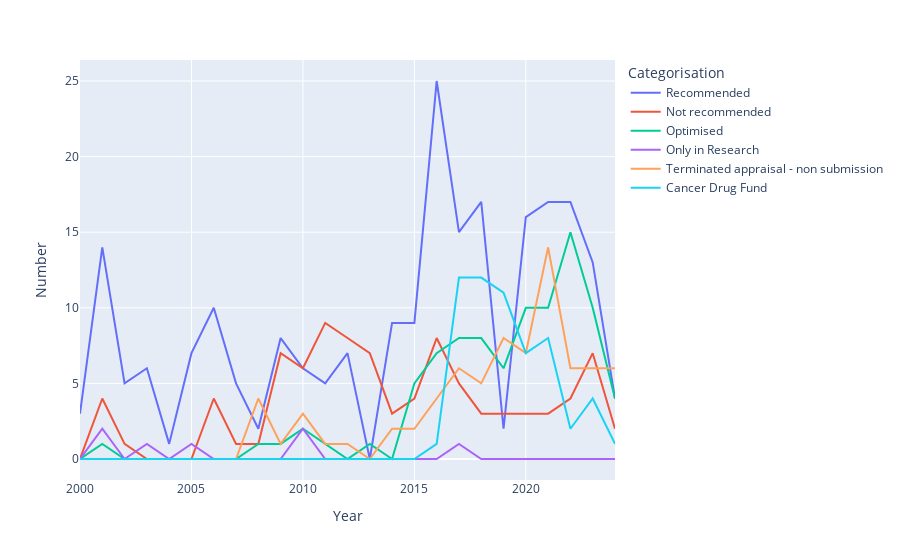

The notebook cell this image was saved under:
### Markdown cell above
### How did this change over time?

### Code cell
# Replace date by year
data_year_costif_pharm = data_costif_pharm.copy()
data_year_costif_pharm['Year of Publication'] = data_costif_pharm['Year of Publication'].str.split('/', expand=True)[0]

# Create container
time_series = pd.DataFrame(columns=['Year', 'Number', 'Categorisation'])

# Count number of occurences for each year
years = data_year_costif_pharm['Year of Publication'].unique()
cats = data_year_costif_pharm['Categorisation (for specific recommendation)'].unique()
for year in years:
    container = pd.DataFrame(columns=['Year', 'Number', 'Categorisation'])

    # Filter for year
    mask = data_year_costif_pharm['Year of Publication'] == year
    temp = data_year_costif_pharm[mask]

    # Count number of occurences for each categorisation type
    for cat in cats:
        mask = temp['Categorisation (for specific recommendation)'] == cat
        number = len(temp[mask])
        container = pd.concat([container, pd.DataFrame({'Year': [int(year)], 'Number': [number], 'Categorisation': [cat]})])

    # Append to final df
    time_series = pd.concat([time_series, container])

# Plot over time
fig = px.line(time_series, x='Year', y='Number', color='Categorisation')
fig.show()

### Figure 1 — Plotly figure (JSON) as saved in the notebook; plotly's stock layout.template omitted (floating-point values rounded to 4 significant figures)
{"data": [{"hovertemplate": "Categorisation=Recommended<br>Year=%{x}<br>Number=%{y}<extra></extra>", "legendgroup": "Recommended", "line": {"color": "#636efa", "dash": "solid"}, "marker": {"symbol": "circle"}, "mode": "lines", "name": "Recommended", "orientation": "v", "showlegend": true, "type": "scatter", "x": [2000, 2001, 2002, 2003, 2004, 2005, 2006, 2007, 2008, 2009, 2010, 2011, 2012, 2013, 2014, 2015, 2016, 2017, 2018, 2019, 2020, 2021, 2022, 2023, 2024], "xaxis": "x", "y": [3, 14, 5, 6, 1, 7, 10, 5, 2, 8, 6, 5, 7, 0, 9, 9, 25, 15, 17, 2, 16, 17, 17, 13, 4], "yaxis": "y"}, {"hovertemplate": "Categorisation=Not recommended<br>Year=%{x}<br>Number=%{y}<extra></extra>", "legendgroup": "Not recommended", "line": {"color": "#EF553B", "dash": "solid"}, "marker": {"symbol": "circle"}, "mode": "lines", "name": "Not recommended", "orientation": "v", "showlegend": true, "type": "scatter", "x": [2000, 2001, 2002, 2003, 2004, 2005, 2006, 2007, 2008, 2009, 2010, 2011, 2012, 2013, 2014, 2015, 2016, 2017, 2018, 2019, 2020, 2021, 2022, 2023, 2024], "xaxis": "x", "y": [0, 4, 1, 0, 0, 0, 4, 1, 1, 7, 6, 9, 8, 7, 3, 4, 8, 5, 3, 3, 3, 3, 4, 7, 2], "yaxis": "y"}, {"hovertemplate": "Categorisation=Optimised<br>Year=%{x}<br>Number=%{y}<extra></extra>", "legendgroup": "Optimised", "line": {"color": "#00cc96", "dash": "solid"}, "marker": {"symbol": "circle"}, "mode": "lines", "name": "Optimised", "orientation": "v", "showlegend": true, "type": "scatter", "x": [2000, 2001, 2002, 2003, 2004, 2005, 2006, 2007, 2008, 2009, 2010, 2011, 2012, 2013, 2014, 2015, 2016, 2017, 2018, 2019, 2020, 2021, 2022, 2023, 2024], "xaxis": "x", "y": [0, 1, 0, 0, 0, 0, 0, 0, 1, 1, 2, 1, 0, 1, 0, 5, 7, 8, 8, 6, 10, 10, 15, 10, 4], "yaxis": "y"}, {"hovertemplate": "Categorisation=Only in Research<br>Year=%{x}<br>Number=%{y}<extra></extra>", "legendgroup": "Only in Research", "line": {"color": "#ab63fa", "dash": "solid"}, "marker": {"symbol": "circle"}, "mode": "lines", "name": "Only in Research", "orientation": "v", "showlegend": true, "type": "scatter", "x": [2000, 2001, 2002, 2003, 2004, 2005, 2006, 2007, 2008, 2009, 2010, 2011, 2012, 2013, 2014, 2015, 2016, 2017, 2018, 2019, 2020, 2021, 2022, 2023, 2024], "xaxis": "x", "y": [0, 2, 0, 1, 0, 1, 0, 0, 0, 0, 2, 0, 0, 0, 0, 0, 0, 1, 0, 0, 0, 0, 0, 0, 0], "yaxis": "y"}, {"hovertemplate": "Categorisation=Terminated appraisal - non submission<br>Year=%{x}<br>Number=%{y}<extra></extra>", "legendgroup": "Terminated appraisal - non submission", "line": {"color": "#FFA15A", "dash": "solid"}, "marker": {"symbol": "circle"}, "mode": "lines", "name": "Terminated appraisal - non submission", "orientation": "v", "showlegend": true, "type": "scatter", "x": [2000, 2001, 2002, 2003, 2004, 2005, 2006, 2007, 2008, 2009, 2010, 2011, 2012, 2013, 2014, 2015, 2016, 2017, 2018, 2019, 2020, 2021, 2022, 2023, 2024], "xaxis": "x", "y": [0, 0, 0, 0, 0, 0, 0, 0, 4, 1, 3, 1, 1, 0, 2, 2, 4, 6, 5, 8, 7, 14, 6, 6, 6], "yaxis": "y"}, {"hovertemplate": "Categorisation=Cancer Drug Fund<br>Year=%{x}<br>Number=%{y}<extra></extra>", "legendgroup": "Cancer Drug Fund", "line": {"color": "#19d3f3", "dash": "solid"}, "marker": {"symbol": "circle"}, "mode": "lines", "name": "Cancer Drug Fund", "orientation": "v", "showlegend": true, "type": "scatter", "x": [2000, 2001, 2002, 2003, 2004, 2005, 2006, 2007, 2008, 2009, 2010, 2011, 2012, 2013, 2014, 2015, 2016, 2017, 2018, 2019, 2020, 2021, 2022, 2023, 2024], "xaxis": "x", "y": [0, 0, 0, 0, 0, 0, 0, 0, 0, 0, 0, 0, 0, 0, 0, 0, 1, 12, 12, 11, 7, 8, 2, 4, 1], "yaxis": "y"}], "layout": {"legend": {"title": {"text": "Categorisation"}, "tracegroupgap": 0}, "margin": {"t": 60}, "xaxis": {"anchor": "y", "domain": [0, 1], "title": {"text": "Year"}}, "yaxis": {"anchor": "x", "domain": [0, 1], "title": {"text": "Number"}}}}
